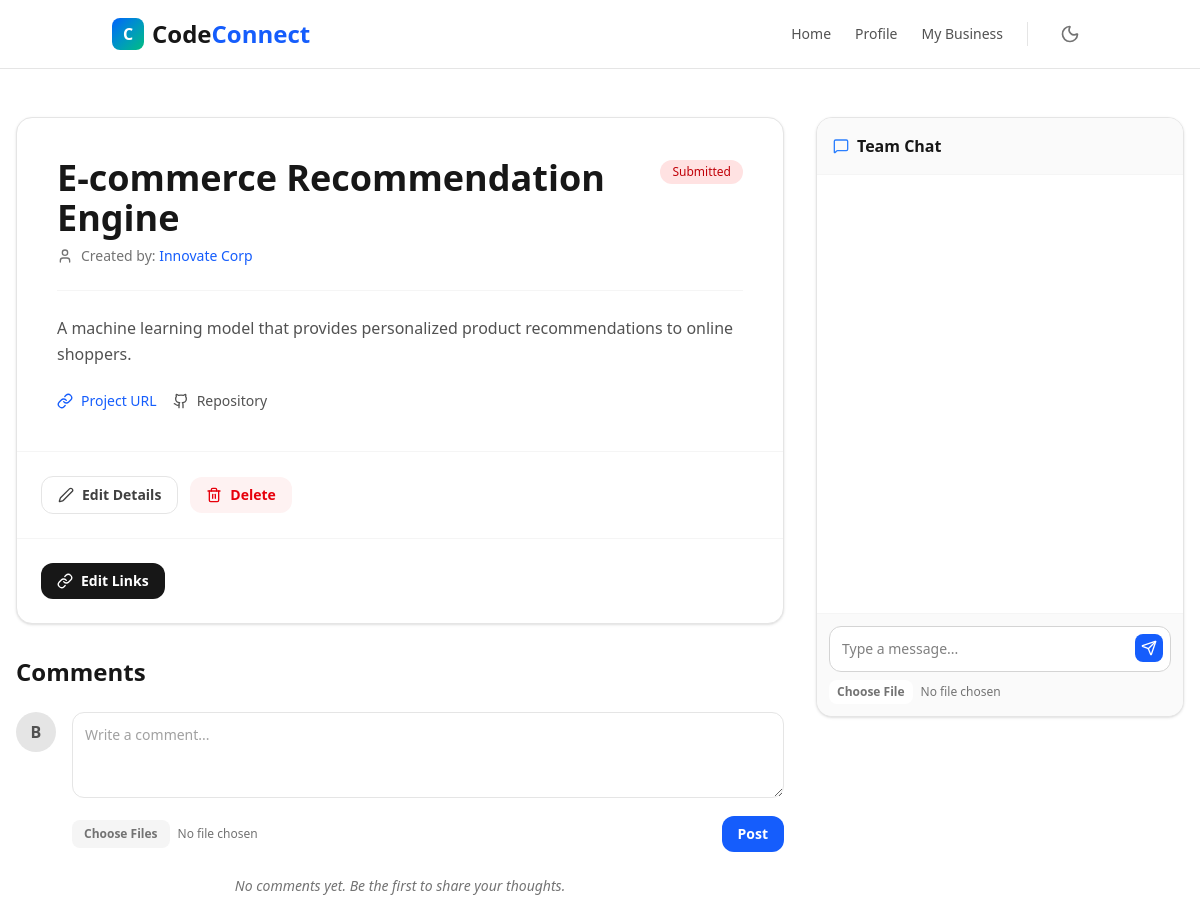
The page /project/1 (signed in) on the database its author committed.
### tables this page shows
CREATE TABLE projects (
	id INTEGER PRIMARY KEY AUTOINCREMENT,
	user_id INTEGER,
	name TEXT NOT NULL,
	description TEXT NOT NULL,
	status INTEGER DEFAULT 0,
	project_link TEXT,
	github_link TEXT,
	attachment_path TEXT NULL,
	created_at DATETIME DEFAULT CURRENT_TIMESTAMP,
	FOREIGN KEY (user_id) REFERENCES users(id) ON DELETE CASCADE
);

CREATE TABLE users (
	id INTEGER PRIMARY KEY AUTOINCREMENT,
	name TEXT,
	email TEXT NOT NULL UNIQUE,
	password TEXT NOT NULL,
	role INTEGER NOT NULL,
	permission INTEGER NOT NULL DEFAULT 0,
	instructor_id INTEGER NULL,
	graduation TEXT,
	bio TEXT,
	created_at DATETIME DEFAULT CURRENT_TIMESTAMP,
	FOREIGN KEY (instructor_id) REFERENCES users(id) ON DELETE SET NULL
);

### main.py (the view, shortened to what this page needs)
@app.route('/project/<int:project_id>', methods=['GET'])
def project_page(project_id):
    if 'user_id' not in session:
        flash("You need to be logged in to view this page.", "warning")
        return redirect(url_for('login'))
    project = get_project_by_id(project_id, engine)
    if project:
        user_id = session.get('user_id')
        can_chat = check_if_user_can_chat(user_id, project_id, engine)
        can_edit_links = check_if_user_can_edit_links(user_id, project, engine)
        can_comment = check_if_user_can_comment(user_id, project, engine)
        teams = get_teams_for_project(project_id, engine)
        comments = get_comments_for_project(project_id, engine, session)
        chat_history = []
        if can_chat:
            with engine.connect() as conn:
                history_query = text("""
                    SELECT c.id AS message_id, u.email, c.message_text, c.timestamp, c.attachment_path
                    FROM chat_messages c JOIN users u ON c.user_id = u.id
                    WHERE c.project_id = :project_id ORDER BY c.timestamp ASC
                """)
                chat_history = conn.execute(history_query, {"project_id": project_id}).all()
        is_pending_by_current_instructor = False
        return render_template(
            'project.html',
            project=project,
            teams=teams,
            can_edit_links=can_edit_links,
            can_chat=can_chat,
            chat_history=chat_history,
            is_pending_by_current_instructor=is_pending_by_current_instructor,
            can_comment=can_comment,
            comments=comments
        )
    else:
        flash("Project not found.", "danger")
        return redirect(url_for('index'))

### templates/project.html (shortened to what this page needs)
{% extends "./layouts/shell.html" %}
{% block content %}
  <div class="container mx-auto max-w-7xl px-4 py-12">
    <div class="{% if can_chat %}grid grid-cols-1 gap-8 lg:grid-cols-3{% else %}max-w-5xl mx-auto{% endif %}">
      <div class="{% if can_chat %}lg:col-span-2{% else %}w-full{% endif %} space-y-8">
        <div class="overflow-hidden rounded-2xl border border-neutral-200 bg-white shadow-sm dark:border-neutral-800 dark:bg-neutral-900">
          <div class="p-8 md:p-10">
            <div id="project-details">
              <div class="flex flex-col-reverse gap-4 md:flex-row md:items-start md:justify-between">
                <div>
                  <h1 class="mb-2 text-3xl font-bold text-neutral-900 md:text-4xl dark:text-white">{{ project.name }}</h1>
                  <div class="flex items-center gap-2 text-sm text-neutral-500 dark:text-neutral-400">
                    <i data-lucide="user" class="h-4 w-4"></i>
                    <span
                      >Created by:
                      <span class="font-medium text-blue-600 dark:text-blue-400">
                        {% if project.role == 1 %}
                          <a href="/business/{{ project.user_id }}" class="hover:underline">{{ project.business_name }}</a>
                        {% else %}
                          {{ project.business_name }}
                        {% endif %}
                      </span>
                    </span>
                  </div>
                </div>
                <div>
                  {% if project.status == 4 %}
                    <span class="inline-flex items-center rounded-full bg-purple-100 px-3 py-1 text-xs font-medium text-purple-700 dark:bg-purple-900/30 dark:text-purple-400">Finished</span>
                  {% elif project.status == 3 %}
                    <span class="inline-flex items-center rounded-full bg-blue-100 px-3 py-1 text-xs font-medium text-blue-700 dark:bg-blue-900/30 dark:text-blue-400">Taken</span>
                  {% elif project.status == 2 %}
                    <span class="inline-flex items-center rounded-full bg-green-100 px-3 py-1 text-xs font-medium text-green-700 dark:bg-green-900/30 dark:text-green-400">Approved</span>
                  {% elif project.status == 1 %}
                    <span class="inline-flex items-center rounded-full bg-yellow-100 px-3 py-1 text-xs font-medium text-yellow-700 dark:bg-yellow-900/30 dark:text-yellow-400">Pending Approval</span>
                  {% else %}
                    <span class="inline-flex items-center rounded-full bg-red-100 px-3 py-1 text-xs font-medium text-red-700 dark:bg-red-900/30 dark:text-red-400">Submitted</span>
                  {% endif %}
                </div>
              </div>
              <hr class="my-6 border-neutral-100 dark:border-neutral-800" />
              <div class="prose prose-neutral dark:prose-invert max-w-none text-neutral-600 dark:text-neutral-300">
                <p class="leading-relaxed whitespace-pre-line">{{ project.description }}</p>
              </div>
              {% if project.project_link or project.github_link %}
                <div class="mt-6 flex flex-wrap gap-4">
                  {% if project.project_link %}
                    <a href="{{ project.project_link }}" target="_blank" class="inline-flex items-center gap-2 text-sm font-medium text-blue-600 hover:underline dark:text-blue-400"> <i data-lucide="link" class="h-4 w-4"></i> Project URL </a>
                  {% endif %}
                  {% if project.github_link %}
                    <a href="{{ project.github_link }}" target="_blank" class="inline-flex items-center gap-2 text-sm font-medium text-neutral-600 hover:underline dark:text-neutral-400"> <i data-lucide="github" class="h-4 w-4"></i> Repository </a>
                  {% endif %}
                </div>
              {% endif %}
            </div>
          </div>
          {% if session.user_id == project.user_id %}
            <div class="flex items-center gap-3 border-t border-neutral-100 p-6 dark:border-neutral-800" id="control-buttons">
              <button onclick="toggleEditForm()" class="flex items-center gap-2 rounded-xl border border-neutral-200 bg-white px-4 py-2 text-sm font-bold text-neutral-700 hover:bg-neutral-50 dark:border-neutral-700 dark:bg-neutral-800 dark:text-neutral-300 dark:hover:bg-neutral-700"><i data-lucide="edit-2" class="h-4 w-4"></i> Edit Details</button>
              <form action="/project/{{ project.id }}/delete" method="POST" onsubmit="return confirm('Are you sure?');">
                <button type="submit" class="flex items-center gap-2 rounded-xl bg-red-50 px-4 py-2 text-sm font-bold text-red-600 hover:bg-red-100 dark:bg-red-900/20 dark:text-red-400 dark:hover:bg-red-900/40"><i data-lucide="trash-2" class="h-4 w-4"></i> Delete</button>
              </form>
            </div>
          {% endif %}
          {% if can_edit_links %}
            <div class="flex items-center gap-3 border-t border-neutral-100 p-6 dark:border-neutral-800" id="links-control-buttons">
              <button onclick="toggleLinksForm()" class="flex items-center gap-2 rounded-xl bg-neutral-900 px-4 py-2 text-sm font-bold text-white hover:bg-neutral-700 dark:bg-white dark:text-neutral-900 dark:hover:bg-neutral-200"><i data-lucide="link" class="h-4 w-4"></i> Edit Links</button>
            </div>
          {% endif %}
        </div>
        <div class="space-y-6">
          <h3 class="text-2xl font-bold text-neutral-900 dark:text-white">Comments</h3>
          {% if can_comment %}
            <div class="flex gap-4">
              <div class="shrink-0">
                <div class="flex h-10 w-10 items-center justify-center rounded-full bg-neutral-200 font-bold text-neutral-600 dark:bg-neutral-800 dark:text-neutral-400">{{ session.email[0]|upper }}</div>
              </div>
              <div class="grow">
                <form action="/project/{{ project.id }}/comment" method="POST" enctype="multipart/form-data" class="space-y-3">
                  <textarea name="comment" class="w-full rounded-xl border border-neutral-200 bg-white p-3 text-sm placeholder:text-neutral-400 focus:border-blue-600 focus:ring-1 focus:ring-blue-600 focus:outline-none dark:border-neutral-700 dark:bg-neutral-900 dark:text-white" placeholder="Write a comment..." rows="3"></textarea>
                  <div class="flex items-center justify-between">
                    <input type="file" name="attachment" multiple class="text-xs text-neutral-500 file:mr-2 file:rounded-lg file:border-0 file:bg-neutral-100 file:px-3 file:py-1.5 file:text-xs file:font-bold hover:file:bg-neutral-200 dark:file:bg-neutral-800 dark:file:text-neutral-300" />
                    <button type="submit" class="rounded-xl bg-blue-600 px-4 py-2 text-sm font-bold text-white hover:bg-blue-700">Post</button>
                  </div>
                </form>
              </div>
            </div>
          {% endif %}
          <div class="space-y-6">
            {% for comment in comments %}
              <div class="flex gap-4">
                <div class="shrink-0">
                  <div class="flex h-10 w-10 items-center justify-center rounded-full border-2 border-white bg-neutral-100 text-sm font-bold text-neutral-500 shadow-sm dark:border-neutral-900 dark:bg-neutral-800 dark:text-neutral-400">{{ comment.name[0]|upper if comment.name else '?' }}</div>
                </div>
                <div class="grow">
                  <div class="rounded-xl border border-neutral-200 bg-white p-4 shadow-sm dark:border-neutral-800 dark:bg-neutral-900">
                    <div class="mb-2 flex items-center justify-between">
                      <div class="flex items-center gap-2">
                        <span class="text-sm font-bold text-neutral-900 dark:text-white">{{ comment.name }}</span>
                        {% if comment.role == 0 %}
                          <span class="rounded-full bg-red-100 px-2 py-0.5 text-[10px] font-bold text-red-600 dark:bg-red-900/30 dark:text-red-400">Instructor</span>
                        {% elif comment.role == 1 %}
                          <span class="rounded-full bg-blue-100 px-2 py-0.5 text-[10px] font-bold text-blue-600 dark:bg-blue-900/30 dark:text-blue-400">Business</span>
                        {% elif comment.role == 3 %}
                          <span class="rounded-full bg-green-100 px-2 py-0.5 text-[10px] font-bold text-green-600 dark:bg-green-900/30 dark:text-green-400">Student</span>
                        {% endif %}
                      </div>
                      <span class="text-xs text-neutral-400">{{ comment.created_at }}</span>
                    </div>
                    <p class="text-sm whitespace-pre-line text-neutral-700 dark:text-neutral-300">{{ comment.comment }}</p>
                    {% if comment.attachment_path %}
                      <div class="mt-3 flex flex-wrap gap-2">
                        {% set paths = comment.attachment_path.split(';') %}
                        {% for path in paths %}
                          {% if path %}
                            {% set original_filename = path.split('/')[-1] %}
                            {% set extension = original_filename.split('.')[-1].lower() %}
                            {% if extension in ['jpg', 'jpeg', 'png', 'gif', 'webp'] %}
                              <a href="{{ path }}" target="_blank" class="block">
                                <img src="{{ path }}" alt="Attachment" class="h-16 w-16 rounded-lg border border-neutral-200 object-cover dark:border-neutral-700" />
                              </a>
                            {% elif extension == 'docx' %}
                              <button type="button" class="inline-flex items-center gap-1 rounded-lg bg-blue-50 px-3 py-1.5 text-xs font-medium text-blue-700 hover:bg-blue-100 dark:bg-blue-900/30 dark:text-blue-300 dark:hover:bg-blue-900/50" popovertarget="file-viewer-popover" onclick="viewDocx('{{ path }}', '{{ original_filename }}')"><i data-lucide="file-type-2" class="h-3 w-3"></i> {{ original_filename }}</button>
                            {% elif extension in ['xlsx', 'xls'] %}
                              <button type="button" class="inline-flex items-center gap-1 rounded-lg bg-green-50 px-3 py-1.5 text-xs font-medium text-green-700 hover:bg-green-100 dark:bg-green-900/30 dark:text-green-300 dark:hover:bg-green-900/50" popovertarget="file-viewer-popover" onclick="viewExcel('{{ path }}', '{{ original_filename }}')"><i data-lucide="sheet" class="h-3 w-3"></i> {{ original_filename }}</button>
                            {% else %}
                              <a href="{{ path }}" target="_blank" class="inline-flex items-center gap-1 rounded-lg bg-neutral-100 px-3 py-1.5 text-xs font-medium text-neutral-600 hover:bg-neutral-200 dark:bg-neutral-800 dark:text-neutral-300"> <i data-lucide="paperclip" class="h-3 w-3"></i> {{ original_filename }} </a>
                            {% endif %}
                          {% endif %}
                        {% endfor %}
                      </div>
                    {% endif %}
                  </div>
                  {% if session.user_id == comment.user_id or (session.get('role') == 0 and (comment.role == 1 or comment.role == 3)) %}
                    <form action="/project/{{ project.id }}/comment/{{ comment.id }}/delete" method="POST" onsubmit="return confirm('Delete this comment?');" class="mt-1 text-right">
                      <button type="submit" class="text-xs font-medium text-red-500 hover:text-red-600">Delete</button>
                    </form>
                  {% endif %}
                </div>
              </div>
            {% else %}
              <p class="text-center text-sm text-neutral-500 italic">No comments yet. Be the first to share your thoughts.</p>
            {% endfor %}
          </div>
        </div>
      </div>
      {% if can_chat %}
        <div class="lg:col-span-1">
          <div class="sticky top-24 flex h-[600px] flex-col overflow-hidden rounded-2xl border border-neutral-200 bg-white shadow-sm dark:border-neutral-800 dark:bg-neutral-900">
            <div class="border-b border-neutral-100 bg-neutral-50 p-4 dark:border-neutral-800 dark:bg-neutral-800/50">
              <h3 class="flex items-center gap-2 font-bold text-neutral-900 dark:text-white"><i data-lucide="message-square" class="h-4 w-4 text-blue-500"></i> Team Chat</h3>
            </div>
            <div id="chat-messages" class="grow space-y-4 overflow-y-auto bg-white p-4 dark:bg-neutral-900">
            </div>
            <div class="border-t border-neutral-100 bg-neutral-50 p-3 dark:border-neutral-800 dark:bg-neutral-800/30">
              <form id="chat-form" class="flex flex-col gap-2">
                <div class="relative">
                  <input type="text" id="message-input" placeholder="Type a message..." class="w-full rounded-xl border border-neutral-300 bg-white p-3 pr-12 text-sm focus:border-blue-600 focus:ring-1 focus:ring-blue-600 focus:outline-none dark:border-neutral-700 dark:bg-neutral-900 dark:text-white" autocomplete="off" />
                  <button type="submit" class="absolute top-2 right-2 rounded-lg bg-blue-600 p-1.5 text-white transition hover:bg-blue-700">
                    <i data-lucide="send" class="h-4 w-4"></i>
                  </button>
                </div>
                <input type="file" id="chat-file-input" class="text-xs text-neutral-500 file:mr-2 file:rounded-lg file:border-0 file:bg-white file:px-2 file:py-1 file:text-xs file:font-bold hover:file:bg-neutral-200 dark:file:bg-neutral-900 dark:file:text-neutral-300" />
              </form>
            </div>
          </div>
        </div>
      {% endif %}
    </div>
  </div>
{% endblock %}

### rows shown on the page
projects: name "E-commerce Recommendation Engine", description "A machine learning model that provides personalized product recommendations to online shoppers."
users: business_name "Innovate Corp"

### other values the page prints
{{ session.email[0]|upper }} "B"
